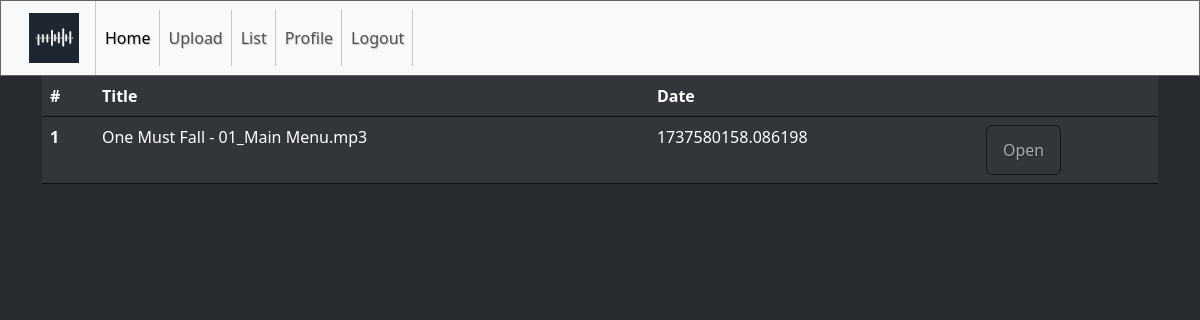
The page /list (signed in) on the database as committed earlier.
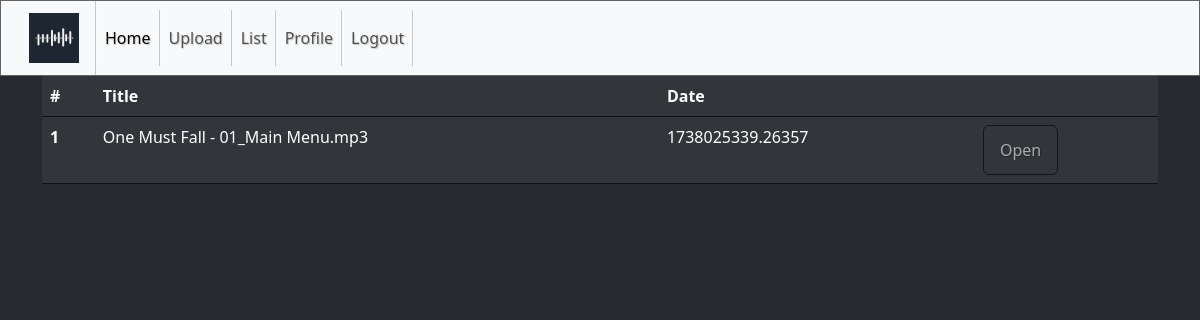
The same page on the database as committed later.
### models/models.py (models this page shows, shortened)
class Track(db.Model):
    id = db.Column(db.Integer, primary_key=True)
    name = db.Column(db.String(255), nullable=False)
    local_name = db.Column(db.String(32), nullable=False)
    ts_add = db.Column( db.Float(), default=datetime.now().timestamp() )
    user_id = db.Column(db.Integer() , db.ForeignKey('user.id'))
    user = db.relationship('User', backref=db.backref('posts', lazy=True))

### blueprints/default.py (the view)
@app.route('/list')
def list():
    tracks = Track.query.all()
    return render_template('list.html', tracks=tracks)

### app.py (called while the page is built)
@login_manager.user_loader
def load_user(user_id):
    stmt = db.select(User).filter_by(id=user_id)
    user = db.session.execute(stmt).scalar_one_or_none()
    return user

### templates/list.html
{% extends "base.html" %}
{% block content %}
<table class="table">
    <thead>
      <tr>
        <th scope="col">#</th>
        <th scope="col">Title</th>
        <th scope="col">Date</th>
        <th scope="col"></th>
      </tr>
    </thead>
    <tbody>
        {% for track in tracks %}
      <tr>
        <th scope="row">{{ loop.index }}</th>
        <td>{{ track.name}}</td>
        <td>{{ track.ts_add}}</td>
        <td><a class="btn" href="{{ url_for('default.play', file=track.local_name) }}">Open</a></td>
      </tr>
      {% endfor %}
    </tbody>
  </table>
  {% endblock %}

### templates/base.html (shortened to what this page needs)
<!DOCTYPE html>
<html>
    <link href="{{url_for('static', filename='css/bootstrap.min.css')}}" rel="stylesheet" >
    <link href="{{url_for('static', filename='css/slate/bootstrap.min.css')}}" rel="stylesheet">
    <link href="{{url_for('static', filename='css/style.css')}}" rel="stylesheet">
<head>
</head>
<body>
    <nav class="navbar navbar-expand-lg bg-body-tertiary">
        <div class="container-fluid">
          <a class="navbar-brand" href="#"><img src="{{url_for('static', filename='/media/images/logo.png')}}" width="50"></a>
          <div class="collapse navbar-collapse" id="navbarSupportedContent">
            <ul class="navbar-nav me-auto mb-2 mb-lg-0">
              <li class="nav-item">
                <a class="nav-link active" aria-current="page" href="/">Home</a>
              </li>
              <li class="nav-item"><a class="nav-link" href="{{ url_for('default.upload') }}">Upload</a></li>
              <li class="nav-item"><a class="nav-link" href="{{ url_for('default.list') }}">List</a></li>
              {% if current_user.is_authenticated %}
              <li class="nav-item"><a class="nav-link" href="{{ url_for('auth.profile') }}">Profile</a></li>
              <li class="nav-item"><a class="nav-link" href="{{ url_for('auth.logout') }}">Logout</a></li>
              {% endif %}
            </ul>
          </div>
        </div>
      </nav>
    <div class="container">
        {% block content %}{% endblock %}
    </div>
</body>
</html>

Rows that differ between the two databases and show on the page:
changed Track "One Must Fall - 01_Main Menu.mp3": ts_add "1737580158.086198" → "1738025339.26357"
